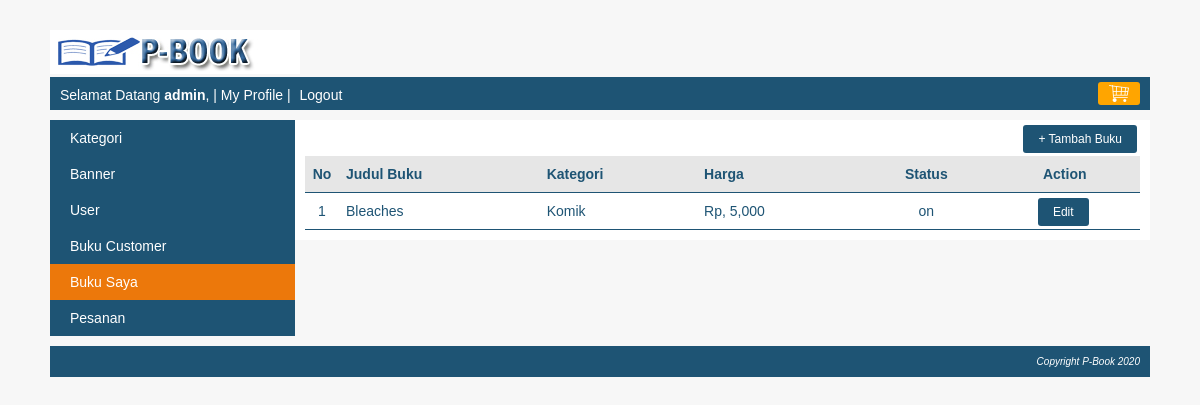
/index.php?page=my_profile&module=admin&action=list (signed in), run on the app's committed database.
### tables this page shows
CREATE TABLE `buku` (
  `buku_id` int(10) NOT NULL,
  `kategori_id` int(10) NOT NULL,
  `user_id` int(10) NOT NULL,
  `judul_buku` varchar(250) NOT NULL,
  `deskripsi` text NOT NULL,
  `gambar` varchar(300) NOT NULL,
  `harga` int(10) NOT NULL,
  `stok` tinyint(1) NOT NULL,
  `rekening` varchar(50) NOT NULL,
  `status` enum('on','off') NOT NULL
);

CREATE TABLE `kategori` (
  `kategori_id` int(10) NOT NULL,
  `kategori` varchar(150) NOT NULL,
  `status` enum('on','off') NOT NULL
);

### function/helper.php (called while the page is built, shortened)
<?php
    function rupiah($nilai = 0){
        $string = "Rp, " .number_format($nilai);
        return $string;
    }
?>

### module/admin/list.php (the view, shortened to what this page needs)
<div id="frame-tambah">
    <a href="<?php echo BASE_URL."index.php?page=my_profile&module=admin&action=form&user_id=$user_id"; ?>" class="tombol-action">+ Tambah Buku</a>
</div>
<?php
    $queryBuku = mysqli_query($koneksi, "SELECT buku.*, kategori.kategori FROM buku JOIN kategori ON buku.kategori_id=kategori.kategori_id
                                                                                    JOIN user ON buku.user_id=user.user_id WHERE buku.user_id=$user_id ");
    if(mysqli_num_rows($queryBuku) == 0){
        echo "<h3> Saat ini belum ada buku yang anda pasarkan</h3>";
    }else{
        echo "<table class='table-list'>";
        echo "<tr class='baris-title'>
                <th class='kolom-nomor'>No</th>
                <th class='kiri'>Judul Buku</th>
                <th class='kiri'>Kategori</th>
                <th class='kiri'>Harga</th>";
        echo
                "<th class='tengah'>Status</th>
                <th class='tengah'>Action</th>
             </tr>";
        $no=1;
        while($row=mysqli_fetch_assoc($queryBuku)){
            echo "<tr>
                    <td class='kolom-nomor'>$no</td>
                    <td class='kiri'>$row[judul_buku]</td>
                    <td class='kiri'>$row[kategori]</td>
                    <td class='kiri'>".rupiah($row['harga'])."</td>";
            echo
                    "<td class='tengah'>$row[status]</td>
                    <td class='tengah'>
                        <a href='".BASE_URL."index.php?page=my_profile&module=admin&action=form&buku_id=$row[buku_id]&user_id=$row[user_id]' class='tombol-action'>Edit</a>
                    </td>
                 </tr>";
                 $no++;
        }
        echo "</table>";
    }
?>

### css/style.css (style rules this page uses)
body { font-family:arial; font-size: 14px; color: #1e5474; background: #F7F7F7; margin: 0px; }
.table-list { width: 100%; border-collapse: collapse; }
.table-list tr.baris-title { background: #e6e6e6; }
.table-list tr th, .table-list tr td { padding: 10px 7px; }
.kolom-nomor { width: 20px; text-align: center; }
.kiri { text-align: left; }
.tengah { text-align: center; }
#frame-tambah { margin-bottom: 10px; text-align: right; }
.tombol-action { background: #1e5474; color: white; padding: 7px 15px; border-radius: 3px; cursor: pointer; text-decoration: none; margin-right: 3px; font-size: 12px; }
.table-list tr { border-bottom: 1px solid #1e5474; }

### data on the page
buku: judul_buku "Bleaches", kategori.kategori "Komik", harga "Rp, 5,000", status "on"

### other printed values
$nama "admin"
